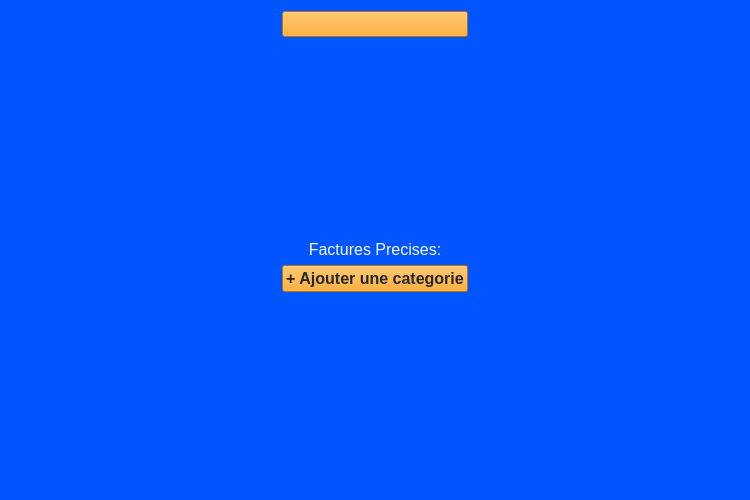
<?xml version="1.0" encoding="UTF-8"?>
<ui version="4.0">
 <class>Form</class>
 <widget class="QWidget" name="Form">
  <property name="geometry">
   <rect>
    <x>0</x>
    <y>0</y>
    <width>750</width>
    <height>500</height>
   </rect>
  </property>
  <property name="windowTitle">
   <string>Form</string>
  </property>
  <property name="styleSheet">
   <string notr="true">background-color:rgb(0, 85, 255)</string>
  </property>
  <layout class="QHBoxLayout" name="horizontalLayout">
   <item>
    <spacer name="horizontalSpacer_3">
     <property name="orientation">
      <enum>Qt::Horizontal</enum>
     </property>
     <property name="sizeHint" stdset="0">
      <size>
       <width>262</width>
       <height>20</height>
      </size>
     </property>
    </spacer>
   </item>
   <item>
    <layout class="QVBoxLayout" name="verticalLayout_2">
     <item>
      <widget class="QPushButton" name="go_back_button">
       <property name="sizePolicy">
        <sizepolicy hsizetype="Minimum" vsizetype="Maximum">
         <horstretch>0</horstretch>
         <verstretch>0</verstretch>
        </sizepolicy>
       </property>
       <property name="font">
        <font>
         <family>Segoe UI</family>
         <pointsize>11</pointsize>
         <bold>false</bold>
        </font>
       </property>
       <property name="styleSheet">
        <string notr="true">color:rgb(39, 39, 39); background-color:rgb(255, 155, 3);</string>
       </property>
       <property name="text">
        <string/>
       </property>
       <property name="icon">
        <iconset resource="../resources/resources_main.qrc">
         <normaloff>:/icons/icons/arrow-narrow-left-svgrepo-com.svg</normaloff>:/icons/icons/arrow-narrow-left-svgrepo-com.svg</iconset>
       </property>
      </widget>
     </item>
     <item>
      <spacer name="verticalSpacer_2">
       <property name="orientation">
        <enum>Qt::Vertical</enum>
       </property>
       <property name="sizeHint" stdset="0">
        <size>
         <width>17</width>
         <height>48</height>
        </size>
       </property>
      </spacer>
     </item>
     <item>
      <layout class="QVBoxLayout" name="categories_layout">
       <item>
        <widget class="QLabel" name="label_2">
         <property name="font">
          <font>
           <family>Segoe UI</family>
           <pointsize>12</pointsize>
           <bold>false</bold>
          </font>
         </property>
         <property name="styleSheet">
          <string notr="true">color:rgb(250, 250, 250)</string>
         </property>
         <property name="text">
          <string>Factures Precises:</string>
         </property>
         <property name="alignment">
          <set>Qt::AlignCenter</set>
         </property>
        </widget>
       </item>
      </layout>
     </item>
     <item>
      <widget class="QPushButton" name="ajoute_categorie_button">
       <property name="font">
        <font>
         <family>Segoe UI</family>
         <pointsize>12</pointsize>
         <bold>true</bold>
        </font>
       </property>
       <property name="styleSheet">
        <string notr="true">color:rgb(39, 39, 39); background-color:rgb(255, 155, 3);</string>
       </property>
       <property name="text">
        <string>+ Ajouter une categorie</string>
       </property>
      </widget>
     </item>
     <item>
      <spacer name="verticalSpacer">
       <property name="orientation">
        <enum>Qt::Vertical</enum>
       </property>
       <property name="sizeHint" stdset="0">
        <size>
         <width>17</width>
         <height>48</height>
        </size>
       </property>
      </spacer>
     </item>
    </layout>
   </item>
   <item>
    <spacer name="horizontalSpacer_2">
     <property name="orientation">
      <enum>Qt::Horizontal</enum>
     </property>
     <property name="sizeHint" stdset="0">
      <size>
       <width>261</width>
       <height>20</height>
      </size>
     </property>
    </spacer>
   </item>
  </layout>
 </widget>
 <resources>
  <include location="../resources/resources_main.qrc"/>
 </resources>
 <connections/>
</ui>
